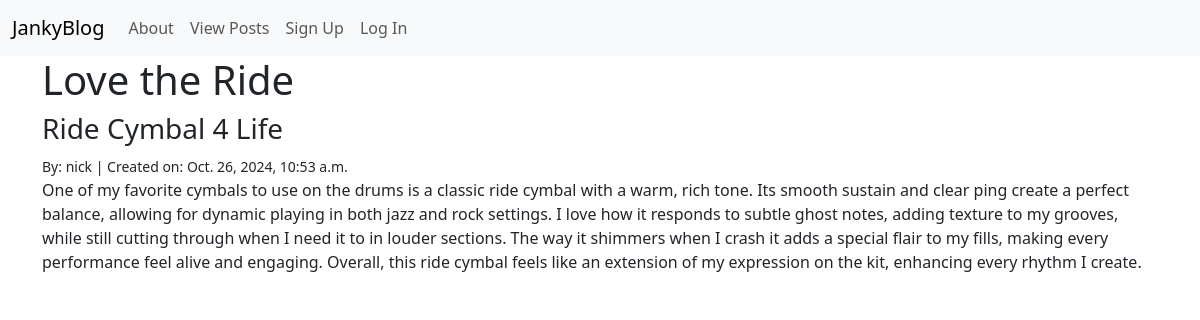
The app's page /posts/1/ with its own data.
### posts/models.py (models this page shows, shortened)
class Post(models.Model):
    title = models.CharField(max_length=128)
    subtitle = models.CharField(max_length=256)
    body = models.TextField()
    author = models.ForeignKey(
        get_user_model(),
        on_delete=models.CASCADE
    )
    status = models.ForeignKey(
        Status,
        on_delete=models.CASCADE
    )
    created_on = models.DateTimeField(auto_now_add=True)

### posts/views.py (the view)
# urls.py: path("<int:pk>/", views.PostDetailView.as_view(), name="detail"),
class PostDetailView(UserPassesTestMixin, DetailView):
    template_name = "posts/detail.html"
    model = Post
    def test_func(self):
        post = self.get_object()
        if post.status.name == "archived":
            if self.request.user.is_authenticated:
                return True
        elif post.status.name == "draft":
            if self.request.user.is_authenticated:
                return self.request.user == post.author
            return False
        else:
            return True

### templates/posts/detail.html (shortened to what this page needs)
{% extends 'base.html' %}
{% block content %}
<h1>{{ post.title }} </h1>
<h3>{{ post.subtitle }} </h3>
<small>By: {{ post.author }} | Created on: {{ post.created_on }} </small>
<p>{{ post.body }} </p>
{% endblock content %}

### records on screen
Post: title "Love the Ride", subtitle "Ride Cymbal 4 Life", author "nick", created_on "Oct. 26, 2024, 10:53 a.m.", body "One of my favorite cymbals to use on the drums is a classic ride cymbal with a warm, rich tone. Its smooth sustain and clear ping create a perfect balance, allowing for dynamic playing in both jazz and rock settings. I love how it responds to subtle ghost notes, adding texture to my grooves, while still cutting through when I need it to in louder sections. The way it shimmers when I crash it adds a special flair to my fills, making every performance feel alive and engaging. Overall, this ride cymbal feels like an extension of my expression on the kit, enhancing every rhythm I create."
